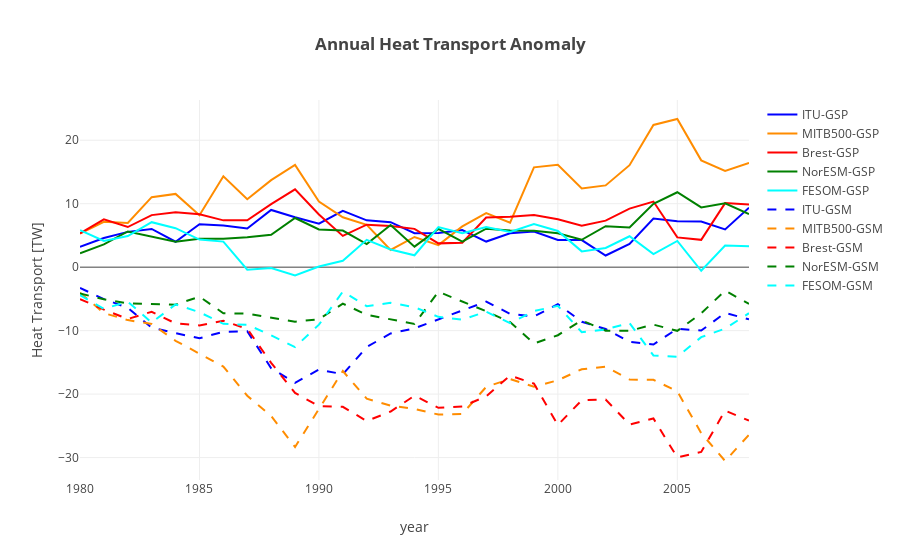

Source (notebook cell):
### Code cell
""" Plot annual mean of heat fluxes anomaly"""
modelnames = ['ITU' , 'MITB500', 'Brest', 'NorESM', 'FESOM']
colors = ['blue', 'darkorange', 'red', 'green', 'cyan']
colors2 = cl.scales['5']['qual']['Dark2'];
# names of the control, gsp and gsn variables [total]
ctln = ['ctlbarents_heatinflow', 'barht_c[1]', 'BSOrefheat_in', 'inflow_ht_NorESM_BSO_ctrl', 'ctlheattransp_BSO_in']
gspn = ['gspbarents_heatinflow', 'barht_gsp[1]', 'BSOgspheat_in', 'inflow_ht_NorESM_BSO_gsp', 'gspheattransp_BSO_in']
gsnn = ['gsnbarents_heatinflow', 'barht_gsm[1]', 'BSOgsnheat_in', 'inflow_ht_NorESM_BSO_gsn', 'gsnheattransp_BSO_in']

coeffs = [1,1,1,1,1]

layout = go.Layout(
    title='<b>Annual Heat Inflow Transport Anomaly @BSO</b>',
    yaxis=dict(
        title='Heat Transport [TW]',
        #range=[-14, 14]
    ),
    xaxis=dict(
        title='year'
    )
)    


def update_plot(models):
    
    datap = []
    datan = []
    for ind,mdl in enumerate(models):
        dnm = 'ds'+np.str(ind)+'.'+ctln[ind]+'.groupby(\'time.year\').mean().year'
        time = np.copy(eval(dnm))
        dnm = 'ds'+np.str(ind)+'.'+ctln[ind]+'.groupby(\'time.year\').mean()'
        dnm2 = 'ds'+np.str(ind)+'.'+gspn[ind]+'.groupby(\'time.year\').mean()'
        dnm3 = 'ds'+np.str(ind)+'.'+gsnn[ind]+'.groupby(\'time.year\').mean()'
        val1 = np.copy(eval(dnm2)-eval(dnm))*coeffs[ind]
        val2 = np.copy(eval(dnm3)-eval(dnm))*coeffs[ind]
        trace1 = go.Scatter(            
            x = time,
            y = val1,
            mode = 'lines',
            name = mdl+'-GSP',
            line = dict(
                width = 2,
                color = colors[ind],
                shape = 'smooth'
            )
        )
        datap.append(trace1)
        trace2 = go.Scatter(            
            x = time,
            y = val2,
            mode = 'lines',
            name = mdl+'-GSM',
            line = dict(
                width = 2,
                color = colors[ind],
                dash = 'dash',
                shape = 'smooth'
            )
        )
        datan.append(trace2)


   
    data = datap + datan
    
    fig = go.Figure(data=data, layout=layout)
    py.offline.iplot(fig)
     
update_plot(modelnames)

### Figure 1 — Plotly figure (JSON) as saved in the notebook; plotly's stock layout.template omitted (floating-point values rounded to 4 significant figures)
{"data": [{"line": {"color": "blue", "shape": "smooth", "width": 2}, "mode": "lines", "name": "ITU-GSP", "type": "scatter", "x": [1980, 1981, 1982, 1983, 1984, 1985, 1986, 1987, 1988, 1989, 1990, 1991, 1992, 1993, 1994, 1995, 1996, 1997, 1998, 1999, 2000, 2001, 2002, 2003, 2004, 2005, 2006, 2007, 2008], "y": [3.195, 4.591, 5.559, 6.016, 4.004, 6.76, 6.563, 6.098, 9.014, 7.851, 6.859, 8.874, 7.377, 7.093, 5.36, 5.4, 5.849, 4.033, 5.327, 5.602, 4.298, 4.263, 1.837, 3.651, 7.667, 7.219, 7.183, 5.95, 9.362]}, {"line": {"color": "darkorange", "shape": "smooth", "width": 2}, "mode": "lines", "name": "MITB500-GSP", "type": "scatter", "x": [1980, 1981, 1982, 1983, 1984, 1985, 1986, 1987, 1988, 1989, 1990, 1991, 1992, 1993, 1994, 1995, 1996, 1997, 1998, 1999, 2000, 2001, 2002, 2003, 2004, 2005, 2006, 2007, 2008], "y": [5.285, 7.155, 6.954, 11.02, 11.54, 8.175, 14.31, 10.71, 13.71, 16.11, 10.33, 7.866, 6.662, 2.715, 4.754, 3.47, 6.423, 8.507, 6.996, 15.72, 16.11, 12.41, 12.88, 16.07, 22.41, 23.34, 16.83, 15.17, 16.44]}, {"line": {"color": "red", "shape": "smooth", "width": 2}, "mode": "lines", "name": "Brest-GSP", "type": "scatter", "x": [1980, 1981, 1982, 1983, 1984, 1985, 1986, 1987, 1988, 1989, 1990, 1991, 1992, 1993, 1994, 1995, 1996, 1997, 1998, 1999, 2000, 2001, 2002, 2003, 2004, 2005, 2006, 2007, 2008], "y": [5.317, 7.524, 6.325, 8.203, 8.637, 8.35, 7.376, 7.377, 9.939, 12.26, 8.312, 4.926, 6.694, 6.481, 6.035, 3.749, 3.85, 7.821, 7.946, 8.2, 7.542, 6.536, 7.327, 9.232, 10.34, 4.693, 4.302, 10.09, 9.884]}, {"line": {"color": "green", "shape": "smooth", "width": 2}, "mode": "lines", "name": "NorESM-GSP", "type": "scatter", "x": [1980, 1981, 1982, 1983, 1984, 1985, 1986, 1987, 1988, 1989, 1990, 1991, 1992, 1993, 1994, 1995, 1996, 1997, 1998, 1999, 2000, 2001, 2002, 2003, 2004, 2005, 2006, 2007, 2008], "y": [2.178, 3.596, 5.628, 4.818, 3.997, 4.459, 4.489, 4.729, 5.092, 7.742, 5.932, 5.759, 3.627, 6.634, 3.23, 6.027, 4.006, 6.068, 5.763, 5.752, 5.356, 4.315, 6.445, 6.264, 9.974, 11.81, 9.414, 10.07, 8.373]}, {"line": {"color": "cyan", "shape": "smooth", "width": 2}, "mode": "lines", "name": "FESOM-GSP", "type": "scatter", "x": [1980, 1981, 1982, 1983, 1984, 1985, 1986, 1987, 1988, 1989, 1990, 1991, 1992, 1993, 1994, 1995, 1996, 1997, 1998, 1999, 2000, 2001, 2002, 2003, 2004, 2005, 2006, 2007, 2008], "y": [5.828, 4.14, 4.902, 7.09, 6.145, 4.348, 4.027, -0.3984, -0.1205, -1.313, 0.09319, 1.012, 4.31, 2.792, 1.876, 6.316, 5.348, 6.315, 5.55, 6.779, 5.709, 2.486, 3.017, 4.866, 2.065, 4.135, -0.5712, 3.395, 3.305]}, {"line": {"color": "blue", "dash": "dash", "shape": "smooth", "width": 2}, "mode": "lines", "name": "ITU-GSM", "type": "scatter", "x": [1980, 1981, 1982, 1983, 1984, 1985, 1986, 1987, 1988, 1989, 1990, 1991, 1992, 1993, 1994, 1995, 1996, 1997, 1998, 1999, 2000, 2001, 2002, 2003, 2004, 2005, 2006, 2007, 2008], "y": [-3.28, -5.024, -6.405, -9.533, -10.39, -11.21, -10.18, -10.09, -15.91, -18.21, -16.14, -16.87, -12.58, -10.44, -9.635, -8.269, -6.835, -5.418, -7.357, -7.761, -5.837, -8.596, -9.745, -11.77, -12.19, -9.694, -9.992, -7.211, -8.21]}, {"line": {"color": "darkorange", "dash": "dash", "shape": "smooth", "width": 2}, "mode": "lines", "name": "MITB500-GSM", "type": "scatter", "x": [1980, 1981, 1982, 1983, 1984, 1985, 1986, 1987, 1988, 1989, 1990, 1991, 1992, 1993, 1994, 1995, 1996, 1997, 1998, 1999, 2000, 2001, 2002, 2003, 2004, 2005, 2006, 2007, 2008], "y": [-4.017, -7.235, -8.34, -8.95, -11.6, -13.66, -15.65, -20.26, -23.45, -28.33, -22.3, -16.36, -20.73, -21.8, -22.33, -23.23, -23.12, -18.86, -17.62, -18.85, -17.82, -16.08, -15.68, -17.7, -17.75, -19.57, -26.14, -30.54, -26.4]}, {"line": {"color": "red", "dash": "dash", "shape": "smooth", "width": 2}, "mode": "lines", "name": "Brest-GSM", "type": "scatter", "x": [1980, 1981, 1982, 1983, 1984, 1985, 1986, 1987, 1988, 1989, 1990, 1991, 1992, 1993, 1994, 1995, 1996, 1997, 1998, 1999, 2000, 2001, 2002, 2003, 2004, 2005, 2006, 2007, 2008], "y": [-5.025, -6.685, -8.175, -7.024, -8.86, -9.185, -8.458, -9.722, -15.07, -19.82, -21.91, -22.0, -24.25, -22.75, -20.24, -22.16, -21.95, -20.35, -17.08, -18.35, -24.87, -20.96, -20.84, -24.8, -23.84, -29.99, -29.12, -22.6, -24.18]}, {"line": {"color": "green", "dash": "dash", "shape": "smooth", "width": 2}, "mode": "lines", "name": "NorESM-GSM", "type": "scatter", "x": [1980, 1981, 1982, 1983, 1984, 1985, 1986, 1987, 1988, 1989, 1990, 1991, 1992, 1993, 1994, 1995, 1996, 1997, 1998, 1999, 2000, 2001, 2002, 2003, 2004, 2005, 2006, 2007, 2008], "y": [-4.152, -5.065, -5.722, -5.779, -5.909, -4.647, -7.259, -7.327, -7.902, -8.589, -8.209, -5.749, -7.497, -8.265, -8.949, -3.875, -5.366, -6.95, -8.651, -12.03, -10.72, -8.385, -10.01, -10.03, -9.048, -10.03, -7.28, -3.68, -5.796]}, {"line": {"color": "cyan", "dash": "dash", "shape": "smooth", "width": 2}, "mode": "lines", "name": "FESOM-GSM", "type": "scatter", "x": [1980, 1981, 1982, 1983, 1984, 1985, 1986, 1987, 1988, 1989, 1990, 1991, 1992, 1993, 1994, 1995, 1996, 1997, 1998, 1999, 2000, 2001, 2002, 2003, 2004, 2005, 2006, 2007, 2008], "y": [-4.414, -6.563, -5.435, -8.727, -5.87, -7.091, -8.932, -9.073, -10.72, -12.59, -9.063, -3.85, -6.139, -5.614, -6.306, -7.831, -8.277, -7.017, -8.82, -6.912, -6.089, -10.24, -9.809, -8.803, -13.9, -14.11, -11.03, -9.678, -7.255]}], "layout": {"title": "<b>Annual Heat Transport Anomaly</b>", "xaxis": {"title": "year"}, "yaxis": {"title": "Heat Transport [TW]"}}}
